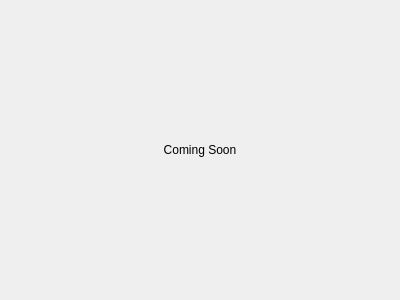
<?xml version="1.0" encoding="UTF-8"?>
<ui version="4.0">
 <class>ComboPickerWindow</class>
 <widget class="QWidget" name="ComboPickerWindow">
  <property name="geometry">
   <rect>
    <x>0</x>
    <y>0</y>
    <width>400</width>
    <height>300</height>
   </rect>
  </property>
  <property name="windowTitle">
   <string>Form</string>
  </property>
  <layout class="QVBoxLayout" name="verticalLayout">
   <item>
    <spacer name="verticalSpacer">
     <property name="orientation">
      <enum>Qt::Vertical</enum>
     </property>
     <property name="sizeHint" stdset="0">
      <size>
       <width>20</width>
       <height>126</height>
      </size>
     </property>
    </spacer>
   </item>
   <item>
    <widget class="QLabel" name="label">
     <property name="text">
      <string>Coming Soon</string>
     </property>
     <property name="alignment">
      <set>Qt::AlignCenter</set>
     </property>
    </widget>
   </item>
   <item>
    <spacer name="verticalSpacer_2">
     <property name="orientation">
      <enum>Qt::Vertical</enum>
     </property>
     <property name="sizeHint" stdset="0">
      <size>
       <width>20</width>
       <height>125</height>
      </size>
     </property>
    </spacer>
   </item>
  </layout>
 </widget>
 <resources/>
 <connections/>
</ui>
